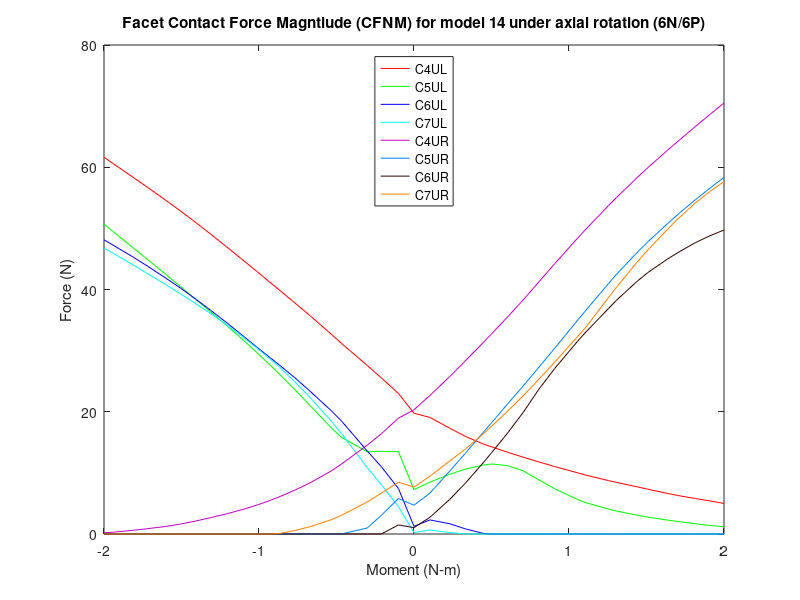

MATLAB code to generate this figure:
%% Facet contact force magnitude (N)
% model14_LatSlide_NoTether/6n & 6p
clear all;
%% 6P
figure (27)

c4ulxp=[2 2.05126 2.11533 2.16533 2.2247 2.25107 2.30206 2.35204 2.40323 2.45375 2.52804 2.55155 2.62764 2.65371 2.71895 2.75421 2.81684 2.85161 2.90752 2.95451 3]-2;
c4ulyp=[19.7539 19.0717 17.3064 15.976 14.7074 14.244 13.3657 12.5697 11.7811 11.0312 10.0081 9.66941 8.73304 8.44386 7.72625 7.32761 6.64695 6.29419 5.80894 5.41339 5.00046];

c4urxp=[2 2.05126 2.11533 2.16533 2.2247 2.25107 2.30206 2.35204 2.40323 2.45375 2.52804 2.55155 2.62764 2.65371 2.71895 2.75421 2.81684 2.85161 2.90752 2.95451 3]-2;
c4uryp=[20.3207 22.6674 25.7574 28.3077 31.3954 32.7867 35.5242 38.283 41.275 44.2041 48.4146 49.7089 53.7392 55.0668 58.2683 59.9285 62.7359 64.2485 66.6596 68.6359 70.5007 ];

c5ulxp=[2 2.05126 2.11533 2.16533 2.2247 2.25107 2.30206 2.35204 2.40323 2.45375 2.52804 2.55155 2.62764 2.65371 2.71895 2.75421 2.81684 2.85161 2.90752 2.95451 3]-2;
c5ulyp=[7.26002 8.48303 9.77054 10.6177 11.2771 11.4599 11.1784 10.3407 8.83927 7.40213 5.64048 5.1702 4.07554 3.75109 3.07825 2.75067 2.2847 2.03778 1.6802 1.39209 1.18901  ];

c5urxp=[2 2.05126 2.11533 2.16533 2.2247 2.25107 2.30206 2.35204 2.40323 2.45375 2.52804 2.55155 2.62764 2.65371 2.71895 2.75421 2.81684 2.85161 2.90752 2.95451 3]-2;
c5uryp=[4.70891 6.68258 10.2992 13.1882 16.7003 18.2523 21.2923 24.2075 27.3121 30.3789 34.9913 36.4196 40.9864 42.5055 46.0175 47.7912 50.7322 52.3009 54.6841 56.5728 58.3391 ];

c6ulxp=[2 2.05126 2.11533 2.16533 2.2247 2.25107 2.30206 2.35204 2.40323 2.45375 2.52804 2.55155 2.62764 2.65371 2.71895 2.75421 2.81684 2.85161 2.90752 2.95451 3]-2;
c6ulyp=[1.25371 2.30863 1.67584 0.844564 0.0859442 0.00488491 0.0041998 0.00346357 0.00289359 0.00241487 0.00177052 0.00159613 0.00117649 0.00107128 0.000858252 0.000762258 0.000631568 0.000572876 0.000491415 0.000432099 0.00038113];

c6urxp=[2 2.05126 2.11533 2.16533 2.2247 2.25107 2.30206 2.35204 2.40323 2.45375 2.52804 2.55155 2.62764 2.65371 2.71895 2.75421 2.81684 2.85161 2.90752 2.95451 3]-2;
c6uryp=[1.04329 2.72698 5.66798 8.29365 11.7388 13.3489 16.5243 19.881 23.7078 27.0676 31.5574 32.8846 36.902 38.2647 41.3049 42.7668 44.9538 46.0528 47.6594 48.7921 49.7305];

c7ulxp=[2 2.05126 2.11533 2.16533 2.2247 2.25107 2.30206 2.35204 2.40323 2.45375 2.52804 2.55155 2.62764 2.65371 2.71895 2.75421 2.81684 2.85161 2.90752 2.95451 3]-2;
c7ulyp=[0.234852 0.658158 0.232071 0.00496817 0.00443263 0.00418627 0.00368241 0.00313919 0.00249605 0.00195716 0.00135576 0.0012077 0.000812673 0.000704557 0.000495716 0.000412132 0.000298604 0.000254299 0.000196824 0.000158802 0.000131085];

c7urxp=[2 2.05126 2.11533 2.16533 2.2247 2.25107 2.30206 2.35204 2.40323 2.45375 2.52804 2.55155 2.62764 2.65371 2.71895 2.75421 2.81684 2.85161 2.90752 2.95451 3]-2;
c7uryp=[7.67754 9.45175 11.9486 13.8767 16.4402 17.658 20.1099 22.578 25.3556 28.1041 32.3168 33.656 38.688 40.4152 44.4293 46.4612 49.8066 51.5763 54.1522 56.0469 57.6369];

%% 6N

c4ulxn=-1*[2 2.05026 2.10532 2.15068 2.23407 2.26532 2.33563 2.38563 2.43563 2.46688 2.50555 2.55206 2.60555 2.65607 2.70294 2.75304 2.80113 2.85856 2.90701 2.97041 3]+2;
c4ulyn=[19.7539 22.9984 25.5328 27.5688 31.1946 32.6152 35.7326 37.863 39.9618 41.2744 42.8986 44.8284 47.0238 49.0663 50.9188 52.8433 54.6142 56.6788 58.3854 60.5985 61.6395];

c4urxn=-1*[2 2.05026 2.10532 2.15068 2.23407 2.26532 2.33563 2.38563 2.43563 2.46688 2.50555 2.55206 2.60555 2.65607 2.70294 2.75304 2.80113 2.85856 2.90701 2.97041 3]+2;
c4uryn=[20.3207 18.947 16.3965 14.5465 11.439 10.364 8.35443 7.1408 6.05778 5.43619 4.75562 4.01593 3.27956 2.6796 2.12995 1.62231 1.22844 0.879297 0.603572 0.289522 0.205643  ];

c5ulxn=-1*[2 2.05026 2.10532 2.15068 2.23407 2.26532 2.33563 2.38563 2.43563 2.46688 2.50555 2.55206 2.60555 2.65607 2.70294 2.75304 2.80113 2.85856 2.90701 2.97041 3]+2;
c5ulyn=[7.26002 13.4659 13.5287 13.4509 15.8125 17.298 21.029 23.6904 26.2328 27.761 29.6256 31.7756 34.1642 36.3538 38.3486 40.4611 42.4929 44.8711 46.8564 49.4575 50.6785];

c5urxn=-1*[2 2.05026 2.10532 2.15068 2.23407 2.26532 2.33563 2.38563 2.43563 2.46688 2.50555 2.55206 2.60555 2.65607 2.70294 2.75304 2.80113 2.85856 2.90701 2.97041 3]+2;
c5uryn=[4.70891 5.79962 3.06107 0.984506 0.00457917 0.00432924 0.00403857 0.00387986 0.00372288 0.00362187 0.00349221 0.00333461 0.00316498 0.00301093 0.00286491 0.00270372 0.00254502 0.00235293 0.00219307 0.00198831 0.00189414];

c6ulxn=-1*[2 2.05026 2.10532 2.15068 2.23407 2.26532 2.33563 2.38563 2.43563 2.46688 2.50555 2.55206 2.60555 2.65607 2.70294 2.75304 2.80113 2.85856 2.90701 2.97041 3]+2;
c6ulyn=[1.25371 7.44671 11.0046 13.5688 18.4998 20.0923 23.3735 25.619 27.7013 28.9548 30.501 32.4366 34.6266 36.5979 38.3857 40.2199 41.8734 43.7877 45.3334 47.2533 48.1224 ];

c6urxn=-1*[2 2.05026 2.10532 2.15068 2.23407 2.26532 2.33563 2.38563 2.43563 2.46688 2.50555 2.55206 2.60555 2.65607 2.70294 2.75304 2.80113 2.85856 2.90701 2.97041 3]+2;
c6uryn=[1.04329 1.48292 0.00451795 0.00365038 0.00276218 0.00253554 0.0020855 0.00178375 0.00152999 0.00139603 0.00124861 0.00109963 0.000947299 0.000820976 0.000720438 0.000622466 0.000533488 0.000435191 0.000361439 0.000273121 0.000237787];

c7ulxn=-1*[2 2.05026 2.10532 2.15068 2.23407 2.26532 2.33563 2.38563 2.43563 2.46688 2.50555 2.55206 2.60555 2.65607 2.70294 2.75304 2.80113 2.85856 2.90701 2.97041 3]+2;
c7ulyn=[0.234852 4.48697 8.07013 10.8624 16.4308 18.3695 22.3448 24.9674 27.385 28.7405 30.3511 32.2457 34.2763 36.0645 37.6489 39.2802 40.7893 42.563 44.0519 45.9188 46.7766];

c7urxn=-1*[2 2.05026 2.10532 2.15068 2.23407 2.26532 2.33563 2.38563 2.43563 2.46688 2.50555 2.55206 2.60555 2.65607 2.70294 2.75304 2.80113 2.85856 2.90701 2.97041 3]+2;
c7uryn=[7.67754 8.48498 6.68093 5.23891 3.06359 2.36267 1.18999 0.556773 0.0690694 0.00271326 0.00232426 0.00216413 0.00198771 0.00182936 0.00168513 0.00153651 0.00140432 0.0012611 0.00115068 0.00101869 0.000963647  ];
%% left

c4xl=2*[flip(c4ulxn(2:21)),c4ulxp];
c4yl=[flip(c4ulyn(2:21)),c4ulyp];
a=plot(c4xl,c4yl,'r');
hold on

c5xl=2*[flip(c5ulxn(2:21)),c5ulxp];
c5yl=[flip(c5ulyn(2:21)),c5ulyp];
b=plot(c5xl,c5yl,'g');
hold on

c6xl=2*[flip(c6ulxn(2:21)),c6ulxp];
c6yl=[flip(c6ulyn(2:21)),c6ulyp];
c=plot(c6xl,c6yl,'b');
hold on

c7xl=2*[flip(c7ulxn(2:21)),c7ulxp];
c7yl=[flip(c7ulyn(2:21)),c7ulyp];
d=plot(c7xl,c7yl,'c');
hold on
%% Right

c4xr=2*[flip(c4urxn(2:21)),c4urxp];
c4yr=[flip(c4uryn(2:21)),c4uryp];
e=plot(c4xr,c4yr,'color',[0.75, 0, 0.75]);
hold on

c5xr=2*[flip(c5urxn(2:21)),c5urxp];
c5yr=[flip(c5uryn(2:21)),c5uryp];
f=plot(c5xr,c5yr,'color',[0 0.5 1]);
hold on

c6xr=2*[flip(c6urxn(2:21)),c6urxp];
c6yr=[flip(c6uryn(2:21)),c6uryp];
g=plot(c6xr,c6yr,'color',[0.2 0 0]);
hold on

c7xr=2*[flip(c7urxn(2:21)),c7urxp];
c7yr=[flip(c7uryn(2:21)),c7uryp];
h=plot(c7xr,c7yr,'color',[1 .5 0]);

leg=[a,b,c,d,e,f,g,h];
title('Facet Contact Force Magntiude (CFNM) for model 14 under axial rotation (6N/6P)')
xlabel('Moment (N-m)')
ylabel('Force (N)')
legend(leg,'C4UL','C5UL','C6UL','C7UL','C4UR','C5UR','C6UR','C7UR','location','north')